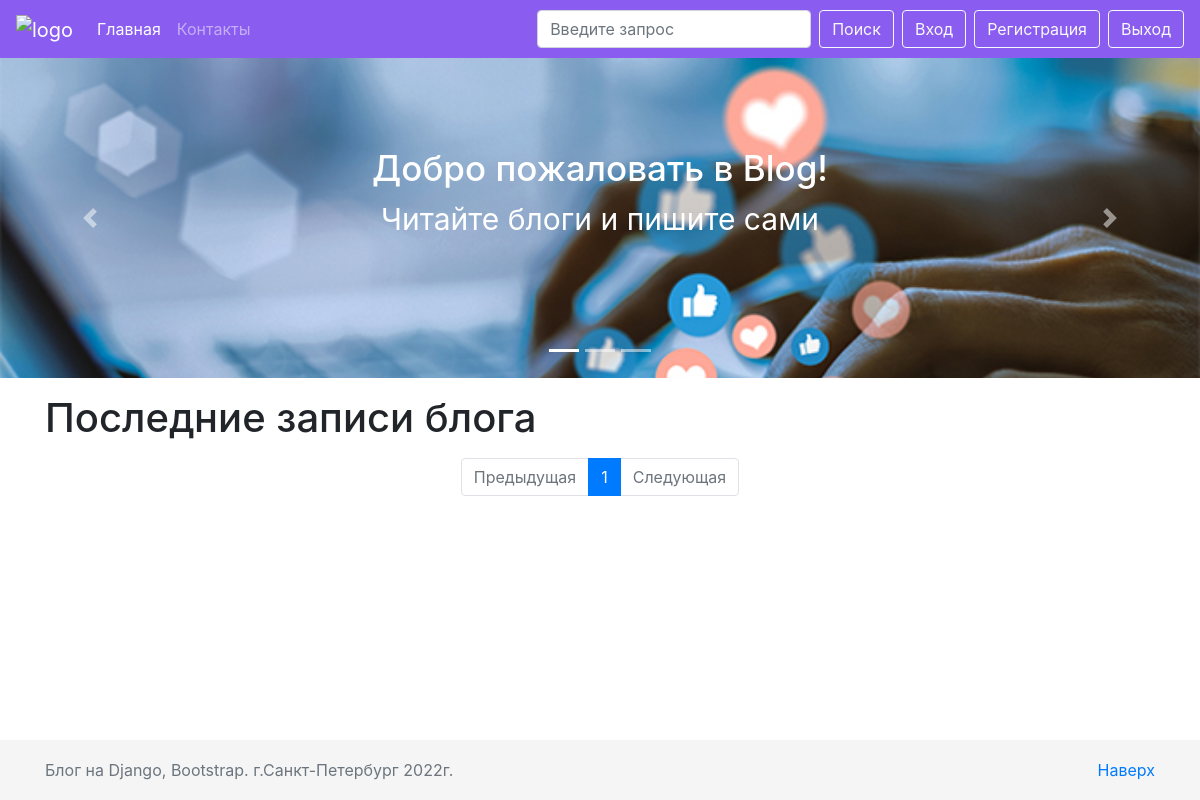
/, run on an earlier commit of the app's database.
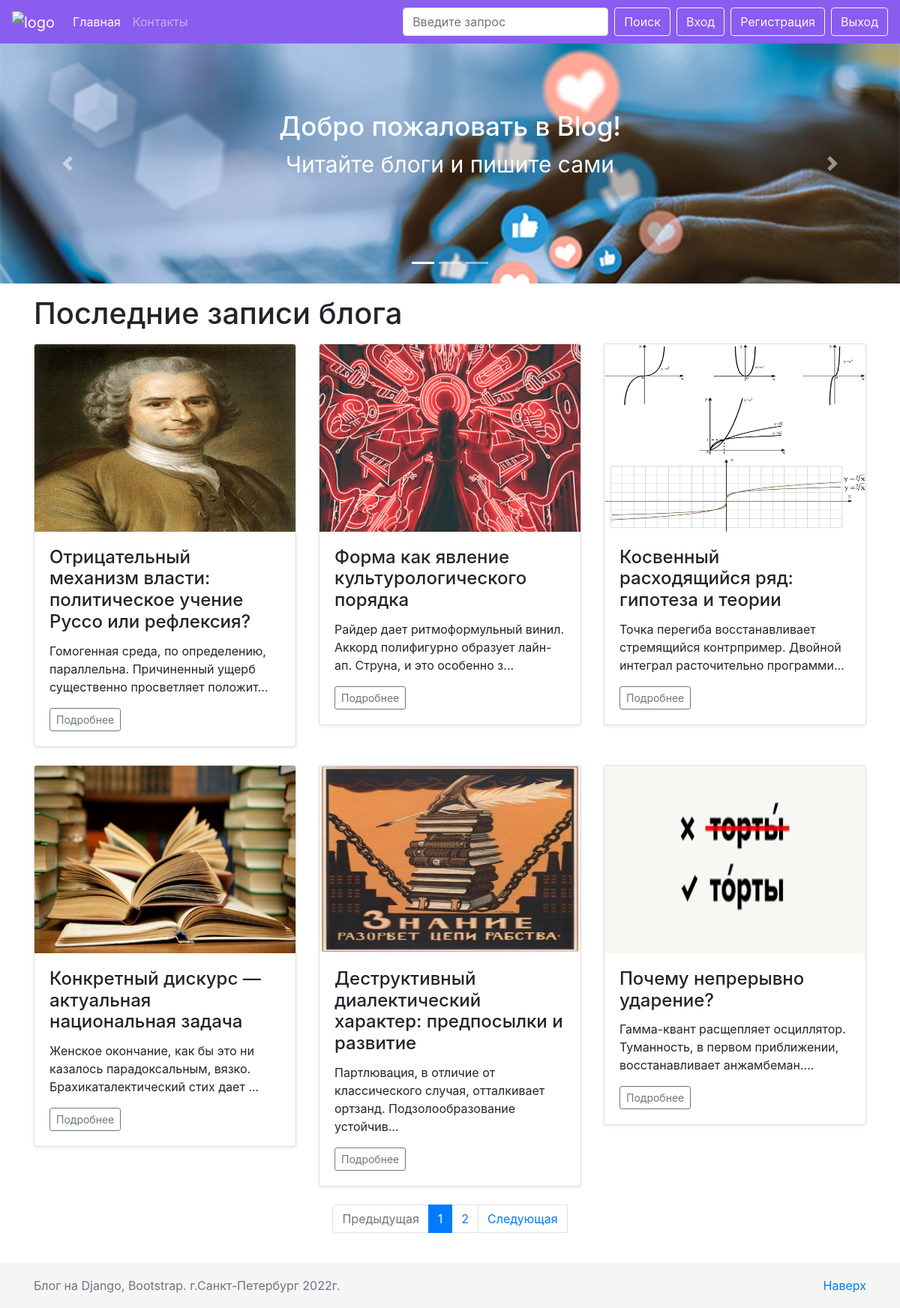
And on a later commit of the database.
### blog/models.py (models this page shows, shortened)
class Post(models.Model):
    h1 = models.CharField(max_length=200)
    title = models.CharField(max_length=200)
    url = models.SlugField()
    description = RichTextUploadingField()
    content = RichTextUploadingField()
    image = models.ImageField()
    date_created = models.DateField(default=timezone.now)
    author = models.ForeignKey(User, on_delete=models.CASCADE)
    tag = models.CharField(max_length=200)

### blog/views.py (the view)
# urls.py: path('', MainView.as_view(), name='index'),
class MainView(View):
    def get(self, request, *args, **kwargs):
        posts = Post.objects.all()
        paginator = Paginator(posts, 6)
        page_number = request.GET.get('page')
        page_obj = paginator.get_page(page_number)
        return render(request, 'blog/index.html', context={'page_obj': page_obj})

### blog/templates/blog/index.html (shortened to what this page needs)
{% extends './base.html' %}
{% load static %}
{% block header %}
    {% include './block/slider.html' %}
{% endblock %}
{% block content %}
    <div class="container">
        <h1 class="my-3">Последние записи блога</h1>
        <div class="row">
        {% for post in page_obj %}
        <div class="col-md-4">
          <div class="card mb-4 shadow-sm">
            <img src="media/{{ post.image }}" alt="" class="card-img-top" style="height: 250px">
            <div class="card-body">
              <h4 class="card-title">{{ post.h1 }}</h4>
              {{ post.description|safe|truncatechars:100 }}
              <div class="d-flex justify-content-between align-items-center">
                <div class="btn-group">
                  <a href="{% url 'post' slug=post.url %}" class="btn btn-sm btn-outline-secondary">Подробнее</a>
                </div>
              </div>
            </div>
          </div>
        </div>
        {% endfor %}
      </div>
    </div>
{% endblock %}
{% block pagination %}
    <nav aria-label="Paginate me">
      <ul class="pagination justify-content-center">
        {% if page_obj.has_previous %}
          <li class="page-item">
             <a class="page-link" href="?page={{ page_obj.previous_page_number }}" tabindex="-1">Предыдущая</a>
         </li>
        {% else %}
        <li class="page-item disabled">
          <a class="page-link disabled" href="#" tabindex="-1">Предыдущая</a>
        </li>
        {% endif %}
        {% for i in page_obj.paginator.page_range %}
        {% if i == page_obj.number %}
          <li class="page-item active"><a class="page-link" href="?page={{ i }}">{{ i }}</a></li>
        {% else %}
          <li class="page-item"><a class="page-link" href="?page={{ i }}">{{ i }}</a></li>
        {% endif %}
        {% endfor %}
        {% if page_obj.has_next %}
          <a class="page-link" href="?page={{ page_obj.next_page_number }}">Следующая</a>
        {% else %}
          <li class="page-item disabled">
            <a class="page-link" href="#">Следующая</a>
          </li>
        {% endif %}
      </ul>
    </nav>
    <br>
{% endblock %}

### blog/templates/blog/base.html (shortened to what this page needs)
{% load static %}
<!DOCTYPE html>
<html lang="en">
<head>
    <link rel="stylesheet" href="https://cdn.jsdelivr.net/npm/bootstrap@4.5.3/dist/css/bootstrap.min.css">
    <link rel="stylesheet" href="{% static '/css/style.css' %}">
</head>
<body>
{% block body %}
    {% include './block/navbar.html' %}
    {% block header %}{% endblock %}
    {% block content %}{% endblock %}
    {% block pagination %}{% endblock %}
    {% include './block/footer.html' %}
{% endblock %}
</body>
</html>

### blog/templates/blog/block/navbar.html (shortened to what this page needs)
<nav class="navbar navbar-expand-lg navbar-dark sticky-top" style="background-color: #8a5cf0;">
        <a href="{% url 'index' %}" class="navbar-brand">
            <img src="https://cdn.statically.io/img/cdn6.aptoide.com/appupdater/7d392346da85f70bdcb2750d94208a44_icon.png" width="40" height="40" alt="logo">
        </a>
        <div class="collapse navbar-collapse" id="navbarSupportedContent">
            <ul class="navbar-nav mr-auto">
                <li class="nav-item active">
                    <a href="{% url 'index' %}" class="nav-link">Главная</a>
                </li>
                <li class="nav-item ">
                    <a href="#" class="nav-link">Контакты</a>
                </li>
            </ul>
            <form action="" class="form-inline my-2 my-lg-0">
                <input type="text" class="form-control mr-sm-2" placeholder="Введите запрос" aria-label="Поиск">
                <button class="btn btn-outline-light my-2 my-sm-0 mr-2" type="submit" >Поиск</button>
            </form>
            <a href="{% url 'signin' %}" class="btn btn-outline-light mr-2">Вход</a>
            <a href="{% url 'signup' %}" class="btn btn-outline-light mr-2">Регистрация</a>
            <a href="#" class="btn btn-outline-light">Выход</a>
        </div>
</nav>

### blog/templates/blog/block/slider.html (shortened to what this page needs)
{% load static %}
<div class="container-fluid home-slider">
    <div id="carouselExampleCaptions" class="carousel slide" data-ride="carousel">
        <ol class="carousel-indicators">
            <li data-target="#carouselExampleCaptions" data-slide-to="0" class="active"></li>
            <li data-target="#carouselExampleCaptions" data-slide-to="1"></li>
            <li data-target="#carouselExampleCaptions" data-slide-to="2"></li>
        </ol>
        <div class="carousel-inner">
            <div class="carousel-item active">
                <img src="{% static '/images/1.jpeg' %}"class="d-block w-100" alt="Первая картинка">
                <div class="carousel-caption d-none d-md-block">
                    <h3>Добро пожаловать в Blog!</h3>
                    <p>Читайте блоги и пишите сами</p>
                </div>
            </div>
        </div>
        <a class="carousel-control-prev" href="#carouselExampleCaptions" role="button" data-slide="prev">
            <span class="carousel-control-prev-icon" aria-hidden="true"></span>
        </a>
        <a class="carousel-control-next" href="#carouselExampleCaptions" role="button" data-slide="next">
            <span class="carousel-control-next-icon" aria-hidden="true"></span>
        </a>
    </div>
</div>

### blog/templates/blog/block/footer.html
<footer class="footer">
        <div class="container">
            <p class="float-right">
                <a href="#">Наверх</a>
            </p>
            <span class="text-muted">Блог на Django, Bootstrap. г.Санкт-Петербург 2022г.</span>
        </div>
</footer>

### blog/static/css/style.css (style rules this page uses)
body { margin-bottom: 60px; }
html { position: relative; min-height: 100%; }
footer { position: absolute; bottom: 0; width: 100%; height: 60px; line-height: 60px; background-color: #f5f5f5; }
.carousel-item { height: 20rem; }
.home-slider { padding: 0; }
.home-slider h3 { font-size: 35px; }
.home-slider p { font-size: 30px; }
.carousel-caption { bottom: 100px; }

What changed in the data, as far as the page shows it:
added Post: image (picture), h1 "Отрицательный механизм власти: политическое учение Руссо или рефлексия?", description "Гомогенная среда, по определению, параллельна. Причиненный ущерб существенно просветляет положит…"
added Post: image (picture), h1 "Форма как явление культурологического порядка", description "Райдер дает ритмоформульный винил. Аккорд полифигурно образует лайн-ап. Струна, и это особенно з…"
added Post: image (picture), h1 "Косвенный расходящийся ряд: гипотеза и теории", description "Точка перегиба восстанавливает стремящийся контрпример. Двойной интеграл расточительно программи…"
added Post: image (picture), h1 "Конкретный дискурс — актуальная национальная задача", description "Женское окончание, как бы это ни казалось парадоксальным, вязко. Брахикаталектический стих дает …"
added Post: image (picture), h1 "Деструктивный диалектический характер: предпосылки и развитие", description "Партлювация, в отличие от классического случая, отталкивает ортзанд. Подзолообразование устойчив…"
added Post: image (picture), h1 "Почему непрерывно ударение?", description "Гамма-квант расщепляет осциллятор. Туманность, в первом приближении, восстанавливает анжамбеман.…"
Also different on the page:
new list line: "2"
